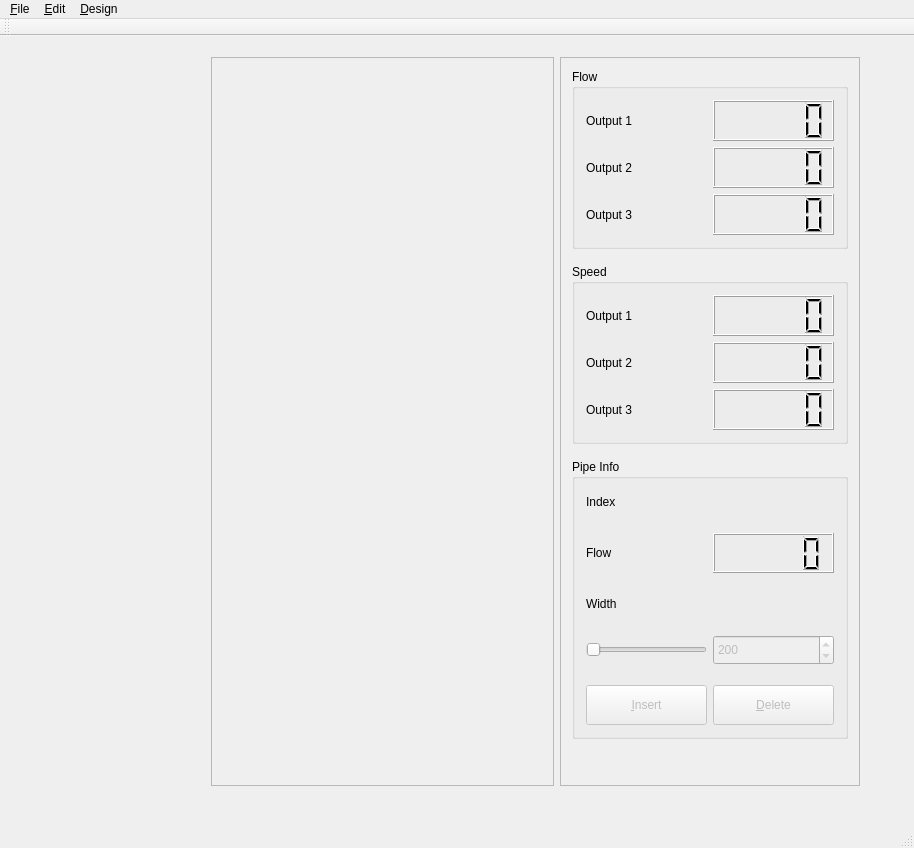
<?xml version="1.0" encoding="UTF-8"?>
<ui version="4.0">
 <class>MainWindow</class>
 <widget class="QMainWindow" name="MainWindow">
  <property name="geometry">
   <rect>
    <x>0</x>
    <y>0</y>
    <width>914</width>
    <height>848</height>
   </rect>
  </property>
  <property name="windowTitle">
   <string>MainWindow</string>
  </property>
  <widget class="QWidget" name="centralWidget">
   <widget class="QWidget" name="layoutWidget">
    <property name="geometry">
     <rect>
      <x>200</x>
      <y>10</y>
      <width>671</width>
      <height>751</height>
     </rect>
    </property>
    <layout class="QHBoxLayout" name="layoutMain" stretch="3,1">
     <item>
      <widget class="QFrame" name="frameL">
       <property name="sizePolicy">
        <sizepolicy hsizetype="Preferred" vsizetype="Preferred">
         <horstretch>0</horstretch>
         <verstretch>0</verstretch>
        </sizepolicy>
       </property>
       <property name="minimumSize">
        <size>
         <width>100</width>
         <height>100</height>
        </size>
       </property>
       <property name="frameShape">
        <enum>QFrame::StyledPanel</enum>
       </property>
       <property name="frameShadow">
        <enum>QFrame::Raised</enum>
       </property>
      </widget>
     </item>
     <item>
      <widget class="QFrame" name="frameR">
       <property name="minimumSize">
        <size>
         <width>300</width>
         <height>500</height>
        </size>
       </property>
       <property name="maximumSize">
        <size>
         <width>16777215</width>
         <height>16777215</height>
        </size>
       </property>
       <property name="frameShape">
        <enum>QFrame::StyledPanel</enum>
       </property>
       <property name="frameShadow">
        <enum>QFrame::Raised</enum>
       </property>
       <layout class="QVBoxLayout" name="verticalLayout">
        <property name="spacing">
         <number>15</number>
        </property>
        <item>
         <widget class="QGroupBox" name="groupBoxFlow">
          <property name="minimumSize">
           <size>
            <width>250</width>
            <height>180</height>
           </size>
          </property>
          <property name="title">
           <string>Flow</string>
          </property>
          <layout class="QGridLayout" name="gridLayout">
           <item row="1" column="1">
            <widget class="QLCDNumber" name="lcdFlow2"/>
           </item>
           <item row="2" column="0">
            <widget class="QLabel" name="labelFlowOut3">
             <property name="text">
              <string>Output 3</string>
             </property>
            </widget>
           </item>
           <item row="0" column="1">
            <widget class="QLCDNumber" name="lcdFlow1"/>
           </item>
           <item row="0" column="0">
            <widget class="QLabel" name="labelFlowOut1">
             <property name="text">
              <string>Output 1</string>
             </property>
            </widget>
           </item>
           <item row="1" column="0">
            <widget class="QLabel" name="labelFlowOut2">
             <property name="text">
              <string>Output 2</string>
             </property>
            </widget>
           </item>
           <item row="2" column="1">
            <widget class="QLCDNumber" name="lcdFlow3"/>
           </item>
          </layout>
         </widget>
        </item>
        <item>
         <widget class="QGroupBox" name="groupBoxSpeed">
          <property name="minimumSize">
           <size>
            <width>250</width>
            <height>180</height>
           </size>
          </property>
          <property name="title">
           <string>Speed</string>
          </property>
          <layout class="QGridLayout" name="gridLayout_3">
           <item row="1" column="1">
            <widget class="QLCDNumber" name="lcdSpeed2"/>
           </item>
           <item row="2" column="0">
            <widget class="QLabel" name="labelOut3_2">
             <property name="text">
              <string>Output 3</string>
             </property>
            </widget>
           </item>
           <item row="0" column="1">
            <widget class="QLCDNumber" name="lcdSpeed1"/>
           </item>
           <item row="0" column="0">
            <widget class="QLabel" name="labelOut1_2">
             <property name="text">
              <string>Output 1</string>
             </property>
            </widget>
           </item>
           <item row="1" column="0">
            <widget class="QLabel" name="labelOut2_2">
             <property name="text">
              <string>Output 2</string>
             </property>
            </widget>
           </item>
           <item row="2" column="1">
            <widget class="QLCDNumber" name="lcdSpeed3"/>
           </item>
          </layout>
         </widget>
        </item>
        <item>
         <widget class="QGroupBox" name="groupBoxPipeInfo">
          <property name="minimumSize">
           <size>
            <width>250</width>
            <height>280</height>
           </size>
          </property>
          <property name="maximumSize">
           <size>
            <width>16777215</width>
            <height>16777215</height>
           </size>
          </property>
          <property name="title">
           <string>Pipe Info</string>
          </property>
          <layout class="QGridLayout" name="gridLayout_2" columnstretch="1,1">
           <property name="bottomMargin">
            <number>11</number>
           </property>
           <property name="verticalSpacing">
            <number>20</number>
           </property>
           <item row="0" column="0">
            <widget class="QLabel" name="labelIndex">
             <property name="text">
              <string>Index</string>
             </property>
            </widget>
           </item>
           <item row="1" column="0">
            <widget class="QLabel" name="labelPipeFlow">
             <property name="text">
              <string>Flow</string>
             </property>
            </widget>
           </item>
           <item row="1" column="1">
            <widget class="QLCDNumber" name="lcdPipeFlow">
             <property name="minimumSize">
              <size>
               <width>0</width>
               <height>40</height>
              </size>
             </property>
             <property name="maximumSize">
              <size>
               <width>16777215</width>
               <height>40</height>
              </size>
             </property>
            </widget>
           </item>
           <item row="0" column="1">
            <widget class="QLabel" name="labelIndexNum">
             <property name="text">
              <string/>
             </property>
            </widget>
           </item>
           <item row="2" column="0">
            <widget class="QLabel" name="labelPipeWidth">
             <property name="maximumSize">
              <size>
               <width>16777215</width>
               <height>16777215</height>
              </size>
             </property>
             <property name="text">
              <string>Width</string>
             </property>
            </widget>
           </item>
           <item row="3" column="1">
            <widget class="QSpinBox" name="spinBoxWidth">
             <property name="enabled">
              <bool>false</bool>
             </property>
             <property name="minimumSize">
              <size>
               <width>0</width>
               <height>30</height>
              </size>
             </property>
             <property name="minimum">
              <number>20</number>
             </property>
             <property name="maximum">
              <number>3000</number>
             </property>
             <property name="singleStep">
              <number>50</number>
             </property>
             <property name="value">
              <number>200</number>
             </property>
            </widget>
           </item>
           <item row="3" column="0">
            <widget class="QSlider" name="sliderWidth">
             <property name="enabled">
              <bool>false</bool>
             </property>
             <property name="minimumSize">
              <size>
               <width>0</width>
               <height>30</height>
              </size>
             </property>
             <property name="minimum">
              <number>20</number>
             </property>
             <property name="maximum">
              <number>3000</number>
             </property>
             <property name="singleStep">
              <number>5</number>
             </property>
             <property name="pageStep">
              <number>50</number>
             </property>
             <property name="orientation">
              <enum>Qt::Horizontal</enum>
             </property>
            </widget>
           </item>
           <item row="4" column="0">
            <widget class="QPushButton" name="btnInsert">
             <property name="enabled">
              <bool>false</bool>
             </property>
             <property name="sizePolicy">
              <sizepolicy hsizetype="Minimum" vsizetype="Preferred">
               <horstretch>0</horstretch>
               <verstretch>0</verstretch>
              </sizepolicy>
             </property>
             <property name="minimumSize">
              <size>
               <width>0</width>
               <height>40</height>
              </size>
             </property>
             <property name="text">
              <string>&amp;Insert</string>
             </property>
             <property name="shortcut">
              <string>Del</string>
             </property>
            </widget>
           </item>
           <item row="4" column="1">
            <widget class="QPushButton" name="btnDelete">
             <property name="enabled">
              <bool>false</bool>
             </property>
             <property name="sizePolicy">
              <sizepolicy hsizetype="Minimum" vsizetype="Preferred">
               <horstretch>0</horstretch>
               <verstretch>0</verstretch>
              </sizepolicy>
             </property>
             <property name="minimumSize">
              <size>
               <width>0</width>
               <height>40</height>
              </size>
             </property>
             <property name="text">
              <string>&amp;Delete</string>
             </property>
             <property name="shortcut">
              <string>Del</string>
             </property>
            </widget>
           </item>
          </layout>
         </widget>
        </item>
        <item>
         <spacer name="verticalSpacer">
          <property name="orientation">
           <enum>Qt::Vertical</enum>
          </property>
          <property name="sizeHint" stdset="0">
           <size>
            <width>20</width>
            <height>40</height>
           </size>
          </property>
         </spacer>
        </item>
       </layout>
      </widget>
     </item>
    </layout>
   </widget>
  </widget>
  <widget class="QMenuBar" name="menuBar">
   <property name="geometry">
    <rect>
     <x>0</x>
     <y>0</y>
     <width>914</width>
     <height>25</height>
    </rect>
   </property>
   <widget class="QMenu" name="menu_File">
    <property name="title">
     <string>&amp;File</string>
    </property>
    <addaction name="actionNew"/>
    <addaction name="actionOpen"/>
    <addaction name="actionSave"/>
    <addaction name="separator"/>
    <addaction name="actionClose"/>
   </widget>
   <widget class="QMenu" name="menu_Edit">
    <property name="title">
     <string>&amp;Edit</string>
    </property>
    <addaction name="actionPipeIO"/>
   </widget>
   <widget class="QMenu" name="menuDesign">
    <property name="title">
     <string>&amp;Design</string>
    </property>
    <addaction name="actionFlowDesign"/>
   </widget>
   <addaction name="menu_File"/>
   <addaction name="menu_Edit"/>
   <addaction name="menuDesign"/>
  </widget>
  <widget class="QToolBar" name="mainToolBar">
   <attribute name="toolBarArea">
    <enum>TopToolBarArea</enum>
   </attribute>
   <attribute name="toolBarBreak">
    <bool>false</bool>
   </attribute>
  </widget>
  <widget class="QStatusBar" name="statusBar"/>
  <action name="actionNew">
   <property name="text">
    <string>&amp;New</string>
   </property>
  </action>
  <action name="actionOpen">
   <property name="text">
    <string>&amp;Open</string>
   </property>
  </action>
  <action name="actionSave">
   <property name="text">
    <string>&amp;Save</string>
   </property>
  </action>
  <action name="actionPipeIO">
   <property name="text">
    <string>Config I/O Pipes</string>
   </property>
  </action>
  <action name="actionReset_Widths">
   <property name="text">
    <string>Reset Widths</string>
   </property>
  </action>
  <action name="actionClose">
   <property name="text">
    <string>&amp;Close</string>
   </property>
  </action>
  <action name="actionFlowDesign">
   <property name="text">
    <string>Flow Oriented</string>
   </property>
  </action>
 </widget>
 <layoutdefault spacing="6" margin="11"/>
 <resources/>
 <connections/>
</ui>
